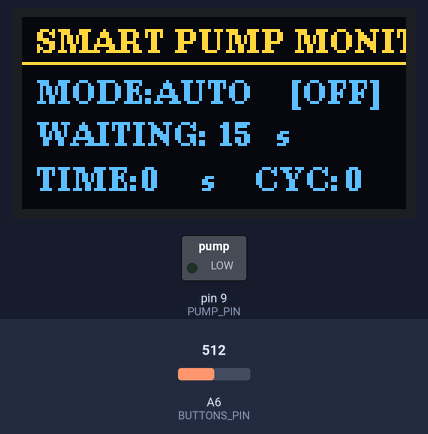
Bench run of a sketch on a simulated Arduino Nano, built with avr-gcc and run on an emulated ATmega328P. On the bench: 128×64 one-colour display, switched loads named in the sketch (green lamp = pin HIGH). The test bench sets the inputs (shaded band); at power-on: A6 (BUTTONS_PIN) = 512. The OLED is the two-colour kind (top 16 rows yellow); what the sketch prints to the serial monitor is not drawn.

Above: at 1.2 s.
At 2.7 s:
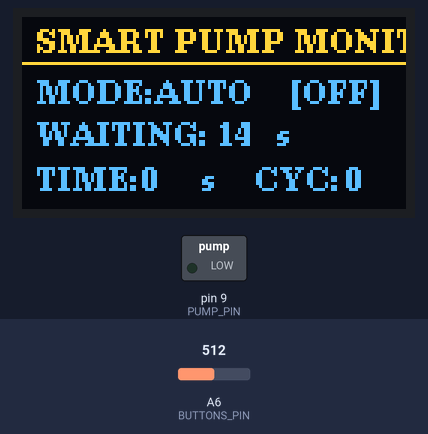
2.8 s: A6 (BUTTONS_PIN) set to 721
5.4 s: A6 (BUTTONS_PIN) set to 728
At 7.2 s:
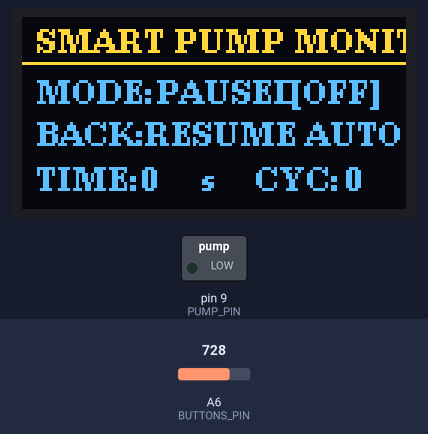
Timing chart, 0 to 8.7 s (numbered marks = the images above; inputs shaded):
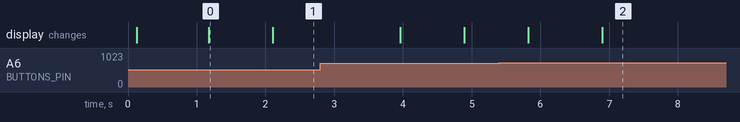

Measured:
- the behaviour switches between 727 and 728 on A6 (BUTTONS_PIN) (found by bisection; images 1 and 2)
- what the display in image 0 shows lasts 0.9 s, from 1.2 s to 2.1 s

The sketch:

Project_43.ino
```cpp
/*
==================================================
Day 43 | Project-43: Smart Pump Monitor
Board  : Young Engineer Board
Hardware:
  - Pump Output Pin   : D9
  - Button Ladder Pin : A6 (Calibrated Values)
  - Display           : 0.96" I2C OLED (U8g2 - RAM Safe)

Calibrated Button Values (A6):
  - Select (925-938) : Toggle Mode (AUTO <-> MANUAL)
  - Up     (848-860) : In MANUAL: Pump ON  | In AUTO: Increase Interval (+5s)
  - Down   (783-795) : In MANUAL: Pump OFF | In AUTO: Decrease Interval (-5s)
  - Back   (728-740) : Emergency Cutoff / Pause System

Telemetry & Health Dashboard on OLED:
  - Mode: AUTO / MANUAL / PAUSED
  - Pump State: ON / OFF
  - Total Cumulative Runtime (seconds)
  - Total Completed Cycles
==================================================
*/

#include <Wire.h>
#include <U8g2lib.h>

#define PUMP_PIN    9
#define BUTTONS_PIN A6

// Calibrated Ladder Ranges
#define BTN_SEL_MIN  925
#define BTN_SEL_MAX  938
#define BTN_UP_MIN   848
#define BTN_UP_MAX   860
#define BTN_DOWN_MIN 783
#define BTN_DOWN_MAX 795
#define BTN_BACK_MIN 728
#define BTN_BACK_MAX 740

enum Button { BTN_NONE, BTN_SELECT, BTN_UP, BTN_DOWN, BTN_BACK };

Button readButton() {
  int val = analogRead(BUTTONS_PIN);
  if (val >= BTN_SEL_MIN  && val <= BTN_SEL_MAX)  return BTN_SELECT;
  if (val >= BTN_UP_MIN   && val <= BTN_UP_MAX)   return BTN_UP;
  if (val >= BTN_DOWN_MIN && val <= BTN_DOWN_MAX) return BTN_DOWN;
  if (val >= BTN_BACK_MIN && val <= BTN_BACK_MAX) return BTN_BACK;
  return BTN_NONE;
}

// RAM-Safe OLED Constructor (128 bytes buffer)
U8G2_SSD1306_128X64_NONAME_1_HW_I2C u8g2(U8G2_R0, /* reset=*/ U8X8_PIN_NONE);

// System Modes
enum SystemMode { MODE_AUTO, MODE_MANUAL, MODE_PAUSED };
SystemMode currentMode = MODE_AUTO;

// Configurable Parameters
const unsigned long RUN_BURST_MS = 3000;       // 3 seconds watering
unsigned long waitIntervalMs     = 15000;      // 15 seconds default wait

// Runtime Tracking & Health Metrics
unsigned long phaseStartTime   = 0;
unsigned long pumpTurnedOnAt   = 0;
unsigned long totalRunSeconds  = 0;
unsigned int totalCycles       = 0;
bool isPumpRunning             = false;

Button lastButton = BTN_NONE;
unsigned long lastDebounceTime = 0;
const unsigned long debounceDelay = 200;

void setPump(bool state) {
  if (state && !isPumpRunning) {
    pumpTurnedOnAt = millis();
  } else if (!state && isPumpRunning) {
    totalRunSeconds += (millis() - pumpTurnedOnAt) / 1000;
  }
  isPumpRunning = state;
  digitalWrite(PUMP_PIN, isPumpRunning ? HIGH : LOW);
  phaseStartTime = millis();
}

void updateDashboard(int secondsLeft) {
  u8g2.firstPage();
  do {
    u8g2.setFont(u8g2_font_ncenB08_tr);
    u8g2.drawStr(5, 12, "SMART PUMP MONITOR");
    u8g2.drawHLine(0, 15, 128);

    // Line 1: Mode & Pump Status
    u8g2.drawStr(5, 29, "MODE:");
    if (currentMode == MODE_AUTO) {
      u8g2.drawStr(45, 29, "AUTO");
    } else if (currentMode == MODE_MANUAL) {
      u8g2.drawStr(45, 29, "MANUAL");
    } else {
      u8g2.drawStr(45, 29, "PAUSED");
    }

    u8g2.drawStr(90, 29, isPumpRunning ? "[ON]" : "[OFF]");

    // Line 2: Next Action Countdown / Control Hint
    if (currentMode == MODE_AUTO) {
      u8g2.drawStr(5, 43, isPumpRunning ? "RUNNING:" : "WAITING:");
      char secBuf[5];
      itoa(secondsLeft, secBuf, 10);
      u8g2.drawStr(65, 43, secBuf);
      u8g2.drawStr(85, 43, "s");
    } else if (currentMode == MODE_MANUAL) {
      u8g2.drawStr(5, 43, "UP:ON | DOWN:OFF");
    } else {
      u8g2.drawStr(5, 43, "BACK:RESUME AUTO");
    }

    // Line 3: System Analytics (Total Run Time & Cycles)
    u8g2.drawStr(5, 58, "TIME:");
    char runBuf[6];
    itoa(totalRunSeconds, runBuf, 10);
    u8g2.drawStr(40, 58, runBuf);
    u8g2.drawStr(60, 58, "s");

    u8g2.drawStr(78, 58, "CYC:");
    char cycBuf[5];
    itoa(totalCycles, cycBuf, 10);
    u8g2.drawStr(108, 58, cycBuf);
  } while (u8g2.nextPage());
}

void handleButtons() {
  Button btn = readButton();

  if (btn != lastButton && (millis() - lastDebounceTime > debounceDelay)) {
    lastDebounceTime = millis();

    // Select: Toggle AUTO <-> MANUAL
    if (btn == BTN_SELECT) {
      if (currentMode == MODE_AUTO) {
        currentMode = MODE_MANUAL;
        setPump(false);
      } else {
        currentMode = MODE_AUTO;
        setPump(false);
      }
      Serial.print(F("[MODE] Switched to: "));
      Serial.println(currentMode == MODE_AUTO ? F("AUTO") : F("MANUAL"));
    }
    // Up Button
    else if (btn == BTN_UP) {
      if (currentMode == MODE_MANUAL) {
        setPump(true);
        Serial.println(F("[MANUAL] Force ON"));
      } else if (currentMode == MODE_AUTO) {
        if (waitIntervalMs < 60000) waitIntervalMs += 5000;
        Serial.print(F("[CONFIG] Interval increased: "));
        Serial.print(waitIntervalMs / 1000);
        Serial.println(F("s"));
      }
    }
    // Down Button
    else if (btn == BTN_DOWN) {
      if (currentMode == MODE_MANUAL) {
        setPump(false);
        Serial.println(F("[MANUAL] Force OFF"));
      } else if (currentMode == MODE_AUTO) {
        if (waitIntervalMs > 5000) waitIntervalMs -= 5000;
        Serial.print(F("[CONFIG] Interval decreased: "));
        Serial.print(waitIntervalMs / 1000);
        Serial.println(F("s"));
      }
    }
    // Back Button: Pause / Abort
    else if (btn == BTN_BACK) {
      if (currentMode == MODE_PAUSED) {
        currentMode = MODE_AUTO;
        setPump(false);
        Serial.println(F("[OVERRIDE] Resumed to AUTO"));
      } else {
        currentMode = MODE_PAUSED;
        setPump(false);
        Serial.println(F("[EMERGENCY] System PAUSED"));
      }
    }
  }
  lastButton = btn;
}

void setup() {
  Serial.begin(9600);
  delay(100);

  pinMode(PUMP_PIN, OUTPUT);
  pinMode(BUTTONS_PIN, INPUT);

  u8g2.begin();
  setPump(false);

  Serial.println(F("========================================"));
  Serial.println(F(" DAY 43 | PROJECT-43: SMART PUMP MONITOR"));
  Serial.println(F("========================================"));
  Serial.println(F("SEL: Mode | UP/DN: Adjust/Control | BACK: Pause"));

  updateDashboard(waitIntervalMs / 1000);
}

void loop() {
  handleButtons();

  if (currentMode == MODE_AUTO) {
    unsigned long elapsed = millis() - phaseStartTime;

    if (isPumpRunning) {
      if (elapsed >= RUN_BURST_MS) {
        setPump(false);
        totalCycles++;
        Serial.print(F("[AUTO] Run Done. Completed Cycles: "));
        Serial.println(totalCycles);
      } else {
        int secLeft = (int)((RUN_BURST_MS - elapsed + 999) / 1000);
        updateDashboard(secLeft);
      }
    } else {
      if (elapsed >= waitIntervalMs) {
        setPump(true);
        Serial.println(F("[AUTO] Wait Complete -> Starting Pump"));
      } else {
        int secLeft = (int)((waitIntervalMs - elapsed + 999) / 1000);
        updateDashboard(secLeft);
      }
    }
  } else {
    // If in MANUAL or PAUSED, keep live duration tracking updated
    if (isPumpRunning) {
      unsigned long liveSec = totalRunSeconds + ((millis() - pumpTurnedOnAt) / 1000);
      updateDashboard(0);
    } else {
      updateDashboard(0);
    }
  }
}
```
